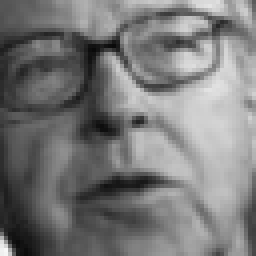
#> input picture Smile Detection/dataset/SMILEsmileD/SMILEs/negatives/negatives7/10432.jpg, 64 x 64 px (shown 4 times larger); its folder holds 2 pictures in this run
$ python knn.py --dataset '../Smile Detection/dataset/SMILEsmileD/SMILEs/negatives/negatives7'
#> lines starting #> are read from the running program, lines starting #| are printed output that depends on the picture
### pyimagesearch/datasets/SimpleDatasetLoader.py
# -*- coding: utf-8 -*-
"""
Created on Mon Nov 18 00:33:30 2019

@author: RArya
"""

# import the necessary packages
import numpy as np
import cv2
import os

class SimpleDatasetLoader:
    def __init__(self, preprocessors=None):
        # store the image preprocessor
        self.preprocessors = preprocessors

        # if the preprocessors are None, initialize them as an
        # empty list
        if self.preprocessors is None:
            self.preprocessors = []

    def load(self, imagePaths, verbose=-1):
        # initialize the list of features and labels
#> called with verbose = 500
        data = []
        labels = []
        # loop over the input images
        for (i, imagePath) in enumerate(imagePaths):
            # load the image and extract the class label assuming
            # that our path has the following format:
            # /path/to/dataset/{class}/{image}.jpg
            image = cv2.imread(imagePath)
#> image is the input picture: shape (64, 64, 3); min 9, max 247, mean 120.8
            label = imagePath.split(os.path.sep)[-2]
            # check to see if our preprocessors are not None
            if self.preprocessors is not None:
                # loop over the preprocessors and apply each to
                # the image
                for p in self.preprocessors:
                    image = p.preprocess(image)
#> this loop made 1 pass
#> pass 1, in load, `image = p.preprocess(image)`:
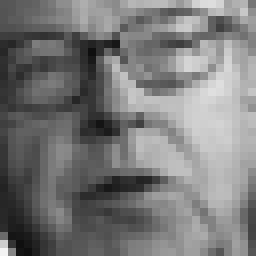
#> image: shape (32, 32, 3) (shown 8 times larger); min 15, max 243, mean 120.9

            # treat our processed image as a "feature vector"
            # by updating the data list followed by the labels
            data.append(image)
            labels.append(label)
            # show an update every ‘verbose‘ images
            if verbose > 0 and i > 0 and (i + 1) % verbose == 0:
                print("[INFO] processed {}/{}".format(i + 1, len(imagePaths)))
#> pass 2 of the loop in load, `for (i, imagePath) in enumerate(imagePaths):`:
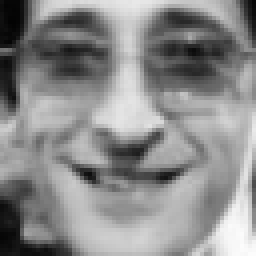
#> input picture Smile Detection/dataset/SMILEsmileD/SMILEs/negatives/negatives7/10458.jpg, 64 x 64 px (shown 4 times larger)
#> in load, image is the input picture: shape (64, 64, 3); min 3, max 252, mean 139
#> the loop in load, `for p in self.preprocessors:` made 1 pass
#> pass 1, in load, `image = p.preprocess(image)`:
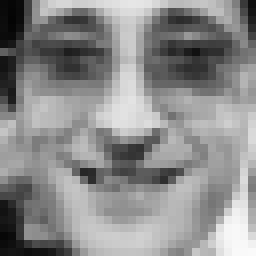
#> image: shape (32, 32, 3) (shown 8 times larger); min 4, max 250, mean 139.1
        # return a tuple of the data and labels
        return (np.array(data), np.array(labels))

### pyimagesearch/preprocessing/SimplePreprocessor.py
# -*- coding: utf-8 -*-
"""
Created on Mon Nov 18 00:29:00 2019

@author: RArya
"""

# import the necessary packages
import cv2

class SimplePreprocessor:
    def __init__(self, width, height, inter=cv2.INTER_AREA):
        # store the target image width, height, and interpolation
        # method used when resizing
        self.width = width
        self.height = height
        self.inter = inter

    def preprocess(self, image):
        # resize the image to a fixed size, ignoring the aspect ratio
        return cv2.resize(image, (self.width, self.height), interpolation=self.inter)

### pyimagesearch/knn.py
# -*- coding: utf-8 -*-
"""
Created on Mon Nov 18 12:08:08 2019

@author: RArya
"""

#import the necessary packages
import sys
from os import path
sys.path.append( path.dirname( path.dirname( path.abspath(__file__) ) ) )
from sklearn.neighbors import KNeighborsClassifier
from sklearn.preprocessing import LabelEncoder
from sklearn.model_selection import train_test_split
from sklearn.metrics import classification_report
from pyimagesearch.preprocessing.SimplePreprocessor import SimplePreprocessor
from pyimagesearch.datasets.SimpleDatasetLoader import SimpleDatasetLoader
from imutils import paths
import argparse

# construct the argument parse and parse the arguments
ap = argparse.ArgumentParser()
ap.add_argument("-d", "--dataset", required=True,
                help="path to input dataset")
ap.add_argument("-k", "--neighbors", type=int, default=1,
                help="# of nearest neighbors for classification")
ap.add_argument("-j", "--jobs", type=int, default=-1,
                help="# of jobs for k-NN distance (-1 uses all available cores)")
args = vars(ap.parse_args())

# grab the list of images that we’ll be describing
print("[INFO] loading images...")
imagePaths = list(paths.list_images(args["dataset"]))

# initialize the image preprocessor, load the dataset from disk,
# and reshape the data matrix
sp = SimplePreprocessor(32, 32)
sdl = SimpleDatasetLoader(preprocessors=[sp])
(data, labels) = sdl.load(imagePaths, verbose=500)
data = data.reshape((data.shape[0], 3072))

# show some information on memory consumption of the images
print("[INFO] features matrix: {:.1f}MB".format(
        data.nbytes / (1024 * 1000.0)))
#| [INFO] features matrix: 0.0MB

# encode the labels as integers
le = LabelEncoder()
labels = le.fit_transform(labels)
#> labels = [0, 0]

# partition the data into training and testing splits using 75% of
# the data for training and the remaining 25% for testing
(trainX, testX, trainY, testY) = train_test_split(data, labels,
    test_size=0.25, random_state=42)
#> trainY = [0]; testY = [0]

# train and evaluate a k-NN classifier on the raw pixel intensities
print("[INFO] evaluating k-NN classifier...")
model = KNeighborsClassifier(n_neighbors=args["neighbors"],
                             n_jobs=args["jobs"])
model.fit(trainX, trainY)
print(classification_report(testY, model.predict(testX),
                            target_names=le.classes_))
#|               precision    recall  f1-score   support
#|   negatives7       1.00      1.00      1.00         1
#|     accuracy                           1.00         1
#|    macro avg       1.00      1.00      1.00         1
#| weighted avg       1.00      1.00      1.00         1
